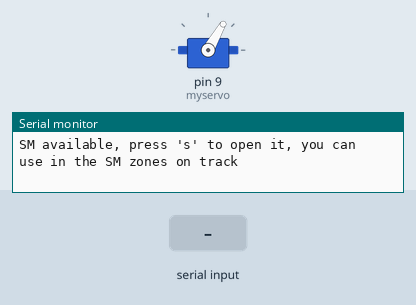
A sketch run on a simulated Arduino Uno, built with avr-gcc and run on an emulated ATmega328P. On the bench: servo, the last lines printed to the serial monitor. Inputs (shaded band) come from the test bench.

Above: at 1.2 s.
1.3 s: "s" received over Serial
At 2.7 s:
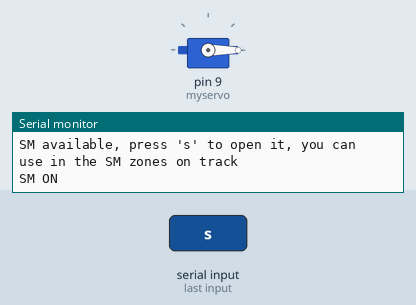
Timing chart, 0 to 4.3 s (numbered marks = the images above; inputs shaded):
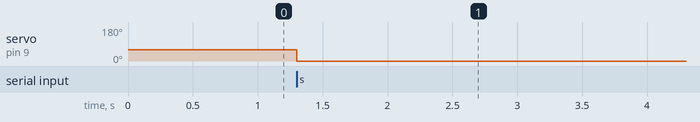

Measured:
- after the input at 1.3 s, servo on pin 9 (myservo): 60° → 0° at once

The sketch:

damiano_rear_wing_SM_opening.ino
```cpp
#include <Servo.h>

Servo myservo;
// 0 = posizione 0 gradi (ala chiusa), 1 = posizione 60 gradi, (ala aperta)
// Iniziamo a 1, perché il servo parte da 60
int statoServo = 1;

void setup() {
  myservo.attach(9);

  // Posizione di partenza: 60 gradi
  myservo.write(60);

  Serial.begin(9600);
  Serial.println("--- SM available, you can use it in the SM zones ---");
  Serial.println("SM available, press 's' to open it, you can use in the SM zones on track");
}

void loop() {
  if (Serial.available() > 0) {
    char comando = Serial.read();

    if (comando == 's') {
      if (statoServo == 1) {
        // Se è a 180, lo mandiamo a 0
        myservo.write(0);
        statoServo = 0;
        Serial.println("SM ON");
      } else {
        // Se è a 0, lo riportiamo a 180
        myservo.write(60);
        statoServo = 1;
        Serial.println("SM OFF");
      }
    }
  }
}
```
